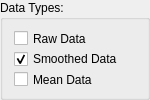
               <widget class="QGroupBox" name="datatypes_groupBox">
                <property name="minimumSize">
                 <size>
                  <width>150</width>
                  <height>100</height>
                 </size>
                </property>
                <property name="maximumSize">
                 <size>
                  <width>150</width>
                  <height>100</height>
                 </size>
                </property>
                <property name="title">
                 <string>Data Types:</string>
                </property>
                <layout class="QGridLayout" name="gridLayout_2">
                 <item row="0" column="0">
                  <widget class="QCheckBox" name="rawdata_checkBox">
                   <property name="text">
                    <string>Raw Data</string>
                   </property>
                  </widget>
                 </item>
                 <item row="3" column="0">
                  <widget class="QCheckBox" name="meandata_checkBox">
                   <property name="text">
                    <string>Mean Data</string>
                   </property>
                  </widget>
                 </item>
                 <item row="2" column="0">
                  <widget class="QCheckBox" name="smootheddata_checkBox">
                   <property name="text">
                    <string>Smoothed Data</string>
                   </property>
                   <property name="checked">
                    <bool>true</bool>
                   </property>
                  </widget>
                 </item>
                </layout>
               </widget>
